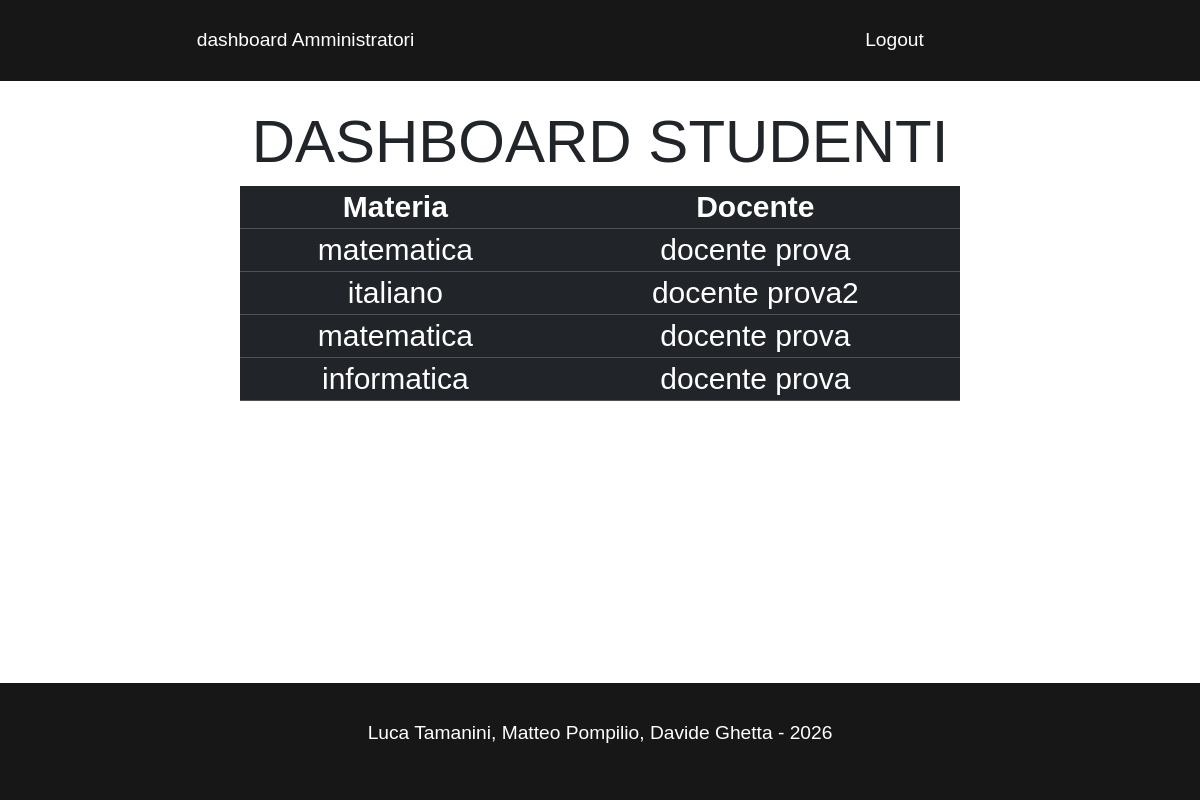
The app's page /dashboardStudente.php (signed in) with its own data.
### tables this page shows
CREATE TABLE `materie` (
  `id` int(11) NOT NULL,
  `nome` varchar(50) NOT NULL
);

CREATE TABLE `docenti` (
  `id` int(11) NOT NULL,
  `nome` varchar(50) NOT NULL,
  `cognome` varchar(50) NOT NULL,
  `utente_id` int(11) DEFAULT NULL
);

### db/functions.php (called while the page is built, shortened)
<?php
require_once "connection.php";
function getInsegnamenti()
{
    global $pdo;
    try {
        $sql = "SELECT m.nome AS materia, d.nome AS nome_docente, d.cognome AS cognome_docente
FROM INSEGNAMENTI i
JOIN MATERIE m ON i.materia_id = m.id
JOIN DOCENTI d ON i.docente_id = d.id;";
        $result = $pdo->prepare($sql);
        $result->execute();
        $insegnamenti = $result->fetchAll(PDO::FETCH_ASSOC);
        return $insegnamenti;
    } catch (PDOException $e) {
        echo "<script>alert('Errore" . $e->getMessage() . "')</script>";
    }
}

### dashboardStudente.php (the view, shortened to what this page needs)
<?php
require_once 'components/navbar.php';
require_once 'db/functions.php';
$insegnamenti = getInsegnamenti();
?>
<!DOCTYPE html>
<html lang="en">
<head>
    <link rel="stylesheet" href="assets/style.css">
  <link rel="stylesheet" href="assets/style.css">
  <link href="https://cdn.jsdelivr.net/npm/bootstrap@5.3.8/dist/css/bootstrap.min.css" rel="stylesheet">
</head>
<body>
  <main>
  <h1 class="dih">DASHBOARD STUDENTI</h1>
  <div class="tabella">
    <table class="table table-dark table-sm">
      <tr>
        <th class="materia">Materia</th>
        <th class="docente">Docente</th>
      </tr>
      <?php foreach ($insegnamenti as $row) { ?>
        <tr class="elem">
          <td>
            <?= $row['materia']; ?>
          </td>
          <td>
            <?= $row['nome_docente'] . " " . $row['cognome_docente']; ?>
          </td>
        </tr>
      <?php } ?>
    </table>
  </div>
  </main>
</body>
</html>
<?php require_once 'components/footer.php'; ?>

### assets/style.css (style rules this page uses)
* { margin: 0; padding: 0; font-family: 'Gill Sans', 'Gill Sans MT', Calibri, 'Trebuchet MS', sans-serif; box-sizing: inherit; }
html { height: 100%; box-sizing: border-box; }
body { background-color: whitesmoke; min-height: 100%; display: flex; flex-direction: column; }
main { flex: 1; }
.dih { text-align: center; font-size: 60px; margin-top: 25px; }
.tabella { display: flex; margin: auto; width: 60%; text-align: center; }
table { text-align: center; font-size: 30px; }

### records on screen
materie: nome "matematica", docenti.nome "docente", docenti.cognome "prova"
materie: nome "italiano", docenti.nome "docente", docenti.cognome "prova2"
materie: nome "informatica", docenti.nome "docente", docenti.cognome "prova"
